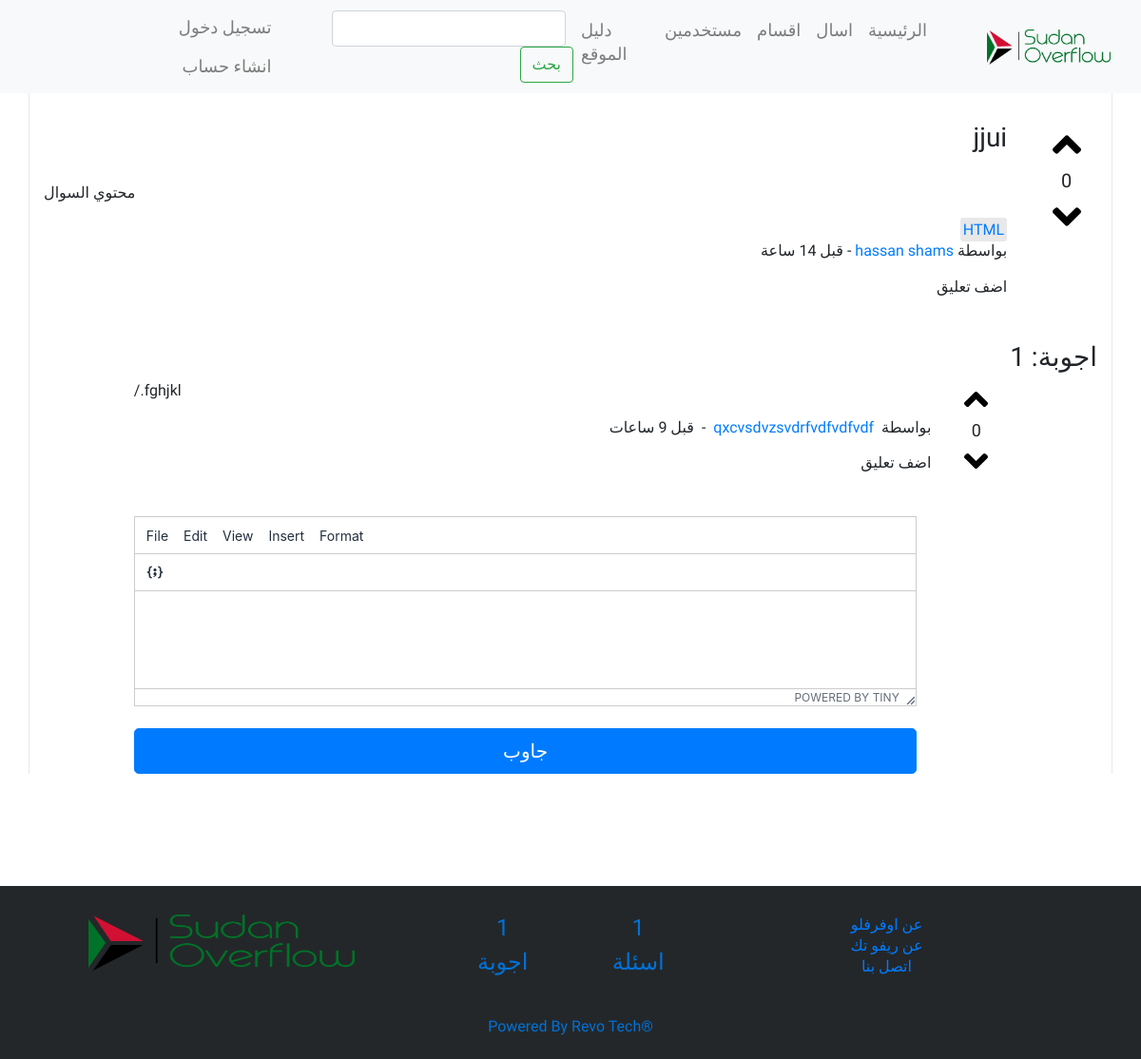
Screenshot of /main/question/374930556 with the database file from the repository.
### tables this page shows
CREATE TABLE `questions` (
  `id` int(100) NOT NULL,
  `title` varchar(200) NOT NULL,
  `body` longtext NOT NULL,
  `tags` varchar(100) NOT NULL,
  `asker` varchar(100) NOT NULL,
  `asker_id` int(11) NOT NULL,
  `votes` int(11) NOT NULL,
  `edited_at` varchar(50) NOT NULL,
  `views` int(11) NOT NULL,
  `answers` int(11) NOT NULL,
  `at` timestamp NOT NULL DEFAULT current_timestamp(),
  `asker_username` varchar(100) NOT NULL
);

CREATE TABLE `answers` (
  `id` int(11) NOT NULL,
  `question_id` int(11) NOT NULL,
  `body` longtext NOT NULL,
  `answerer` varchar(100) NOT NULL,
  `tags` varchar(200) NOT NULL,
  `at` timestamp NOT NULL DEFAULT current_timestamp() ON UPDATE current_timestamp(),
  `accepted` int(11) NOT NULL,
  `votes` int(11) NOT NULL,
  `answerer_id` int(11) NOT NULL,
  `answerer_username` varchar(100) NOT NULL
);

### application/controllers/Main.php (called while the page is built, shortened)
<?php
class Main extends CI_Controller {
    public function question($id){
        $this->load->model('question_model');
        $all_stats = $this->question_model->all_stats();
        $nots = $this->question_model->get_notifications();
        $this->load->model('question_model');
        $id=$id/62488426;
        $answers = $this->question_model->get_answers($id);
        $question = $this->question_model->get_question($id);
        $comments = $this->question_model->get_comment($id);
        $answer_comments = $this->question_model->get_answer_comments($id);
        $this->load->view('header',array('nots'=>$nots));
        $this->load->view('question',array('question'=>$question,'comments'=>$comments,'answers'=>$answers,'answer_comments'=>$answer_comments));
        $this->load->view('footer',array('all_stats'=>$all_stats));
    }
}

### index.php (called while the page is built, shortened)
<?php
require_once BASEPATH.'core/CodeIgniter.php';

### application/models/Question_model.php (called while the page is built, shortened)
<?php
class Question_model extends CI_Model{
    public function get_question($id){
        $sql=("SELECT * FROM questions WHERE id='$id' ");
        return $this->db->query($sql)->row();
    }
    public function get_answers($id){
        $sql=("SELECT * FROM answers WHERE question_id='$id' ORDER BY accepted DESC,votes DESC");
        return $this->db->query($sql)->result();
    }
}
?>

### application/views/question.php (the view, shortened to what this page needs)
<!DOCTYPE HTML>
<html>
<head>
    <link rel='stylesheet' href='<?php echo base_url() ; ?>/style/skin.min.css'>
    <link rel='stylesheet' href='<?php echo base_url() ; ?>/style/content.min.css'>
  </head>
<body style="margin:0">
<div class="container">
    <div class="row">
        <div class="col-md-1 col-xs-1">
            <div>
                <img id="vote_up_arrow" class="check_login" src="<?php echo base_url('images/angle-up.svg');?>">
                <span id="q_votes_counter"><?php echo $question->votes; ?></span>
                <img id="vote_down_arrow" class="check_login" src="<?php echo base_url('images/angle-down-solid.svg');?>">
            </div>
        </div>
        <div class="col-md-11 col-xs-11">
            <h3 class="text-right"><?php echo $question->title;?></h3>
            <br>
            <div style="direction: ltr;"><?php echo $question->body;?></div>
            <div id="q_question_tags" class="text-right">
                    <?php $tags=explode(',',$question->tags);
                    $url=base_url('main/tag/');
                    foreach($tags as $tag){
                        echo "<a class='tag' href='$url$tag'> $tag</a>";
                    }?>
            </div>
            <div class="row">
                    <div class="col-md-12 text-right" style="margin-bottom: 15px;">
                    بواسطة <a href="<?php echo base_url('main/user/').$question->asker_id*62488426;?>"><?php echo $question->asker_username;?></a>
                    <span style="display:inline-block">- <?php echo "قبل ".posted_since($question->at);?></span>
                    </div>
                    <div class="col-md-12 text-right">
                        <div id="comment_and_answer">
                            <span id="comment" class="on_hover check_login">اضف تعليق</span>
                        </div>
                    </div>
                    <div class="col-md-12">
                    </div>
            </div>
       </div>
    </div>
    <br><br>
        <h3 class="text-right">اجوبة: <span><?php echo sizeof($answers);?></span></h3>
        <?php foreach($answers as $answer):?>
        <div class="row">
            <div class="col-md-1"></div>
            <div class="col-md-1 col-xs-1">
                   <img id="answer_vote_up_arrow" class="check_login" src="<?php echo base_url('images/angle-up.svg');?>">
                   <span id="answer_votes_counter"><?php echo $answer->votes;?></span>
                   <img id="answer_vote_down_arrow" class="check_login" src="<?php echo base_url('images/angle-down-solid.svg');?>">
            </div>
            <div class="col-md-9 col-xs-8">
                <div><?php echo $answer->body;?></div>
                <div class="row text-right" style="margin-bottom: 15px;">
                    بواسطة <a class="mr-md-2 ml-md-2" href="<?php echo base_url('main/user/').$answer->answerer_id*62488426;?>"><?php echo $answer->answerer_username;?></a> -
                    <span class="mr-md-2"><?php echo " قبل ".posted_since($answer->at);?></span>
                </div>
                <div class="row text-right">
                    <span class="on_hover check_login" id="answer_comment_button">اضف تعليق</span>
                </div>
            <br><br>
        </div>
    </div>
    <?php endforeach;?>
    <div class="row">
        <div class="col-md-2"></div>
        <div class="col-md-9">
            <textarea id="answer_textarea"></textarea><br>
            <button id="answer_button" class="btn btn-primary btn-lg btn-block check_login">جاوب</button>
        </div>
    </div>
</div>
</body>
</html>

### style/style.css (style rules this page uses)
body { font-family: 'Tajawal', sans-serif !important; position: relative; padding-bottom: 300px; min-height: 100vh; }
.container { border-left: 1px solid #e8e8e8;border-right: 1px solid #e8e8e8;padding-top: 30px; }
.tag { background-color: #e8e8e8;padding: 3px;border-radius: 3px; }
#q_votes_counter { display: block;font-size: 20px;text-align: center; }
#vote_down_arrow,#vote_up_arrow { width: 30px;display: block ;margin: auto; }
#vote_down_arrow,#vote_up_arrow:hover { cursor: pointer; }
#answer_votes_counter { display: block;font-size: 18px;text-align: center; }
#answer_vote_down_arrow,#answer_vote_up_arrow { width: 25px;display: block ;margin: auto; }
#answer_vote_down_arrow,#answer_vote_up_arrow:hover { cursor: pointer; }

### rows the page displays
questions: votes "0", title "jjui", body "محتوي السوال", tags "HTML", asker_username "hassan shams", at "14 ساعة"
answers: votes "0", body "fghjkl./", answerer_username "qxcvsdvzsvdrfvdfvdfvdf", at "9 ساعات"

### other values shown
sizeof($answers) "1"
$all_stats[0][0]->questions "1"
$all_stats[1][0]->answers "1"
